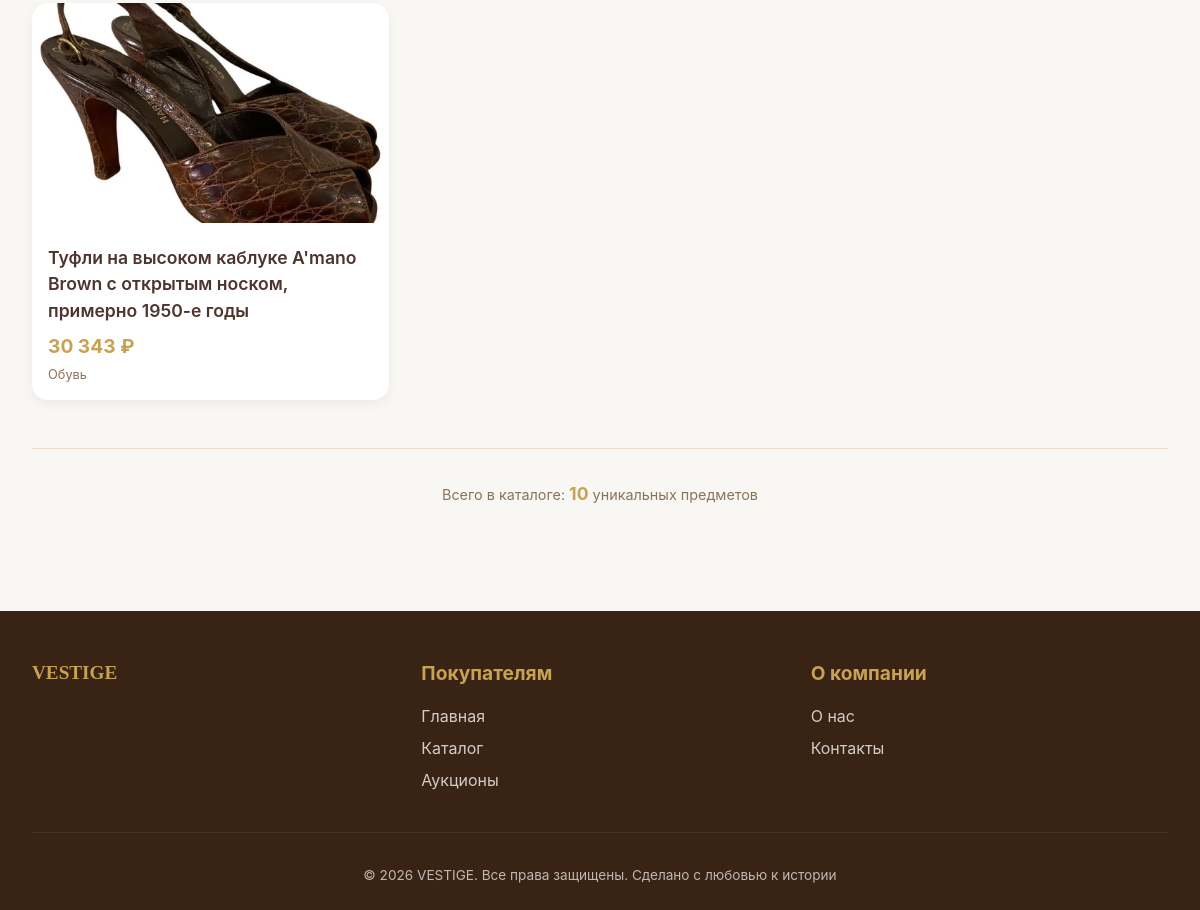
Before: / (lower part) with the older database file.
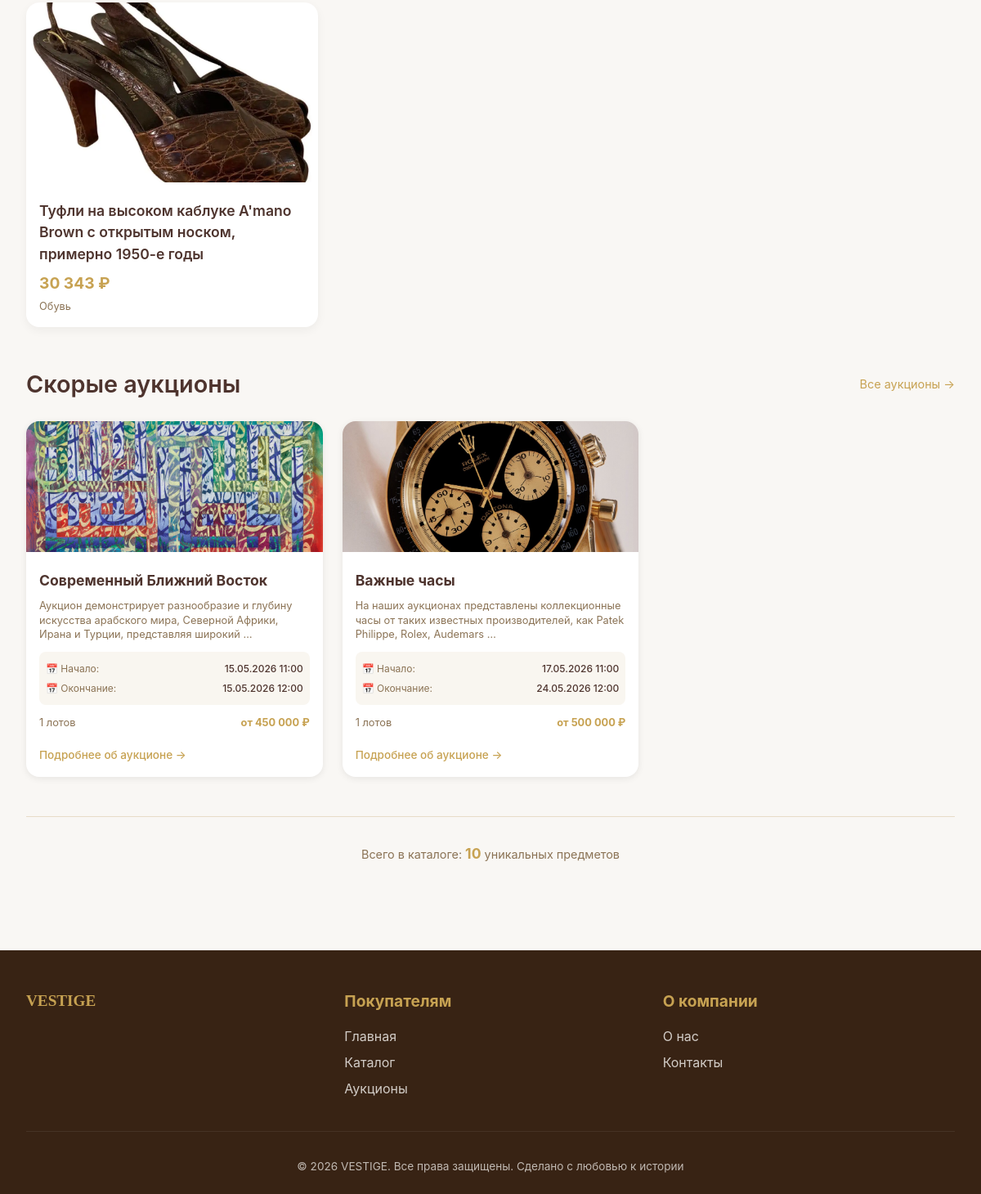
After: the same page with the newer database file.
### core/models.py (models this page shows, shortened)
class AntiqueItem(models.Model):
    class ConditionChoices(models.TextChoices):
        EXCELLENT = 'excellent', 'Отличное'
        GOOD = 'good', 'Хорошее'
        RESTORED = 'restored', 'С реставрацией'
    name = models.TextField(verbose_name='Название')
    description = models.TextField(verbose_name='Описание')
    price = models.DecimalField(max_digits=10, decimal_places=2, verbose_name='Цена')
    category = models.ForeignKey(
        Category,
        on_delete=models.CASCADE,
        related_name='items',
        verbose_name='Категория'
    )
    additional_categories = models.ManyToManyField(
        Category,
        blank=True,
        related_name='additional_items',
        verbose_name='Дополнительные категории'
    )
    era = models.CharField(max_length=100, blank=True, verbose_name='Эпоха')
    condition = models.CharField(
        max_length=20,
        choices=ConditionChoices.choices,
        default=ConditionChoices.GOOD,
        verbose_name='Состояние'
    )
    stock = models.PositiveIntegerField(default=0, verbose_name='Остаток')
    image = models.ImageField(upload_to='items/', blank=True, null=True, verbose_name='Изображение')
    certificate_pdf = models.FileField(
        upload_to='certificates/',
        blank=True,
        null=True,
        verbose_name='Сертификат (PDF)'
    )
    video_review_url = models.URLField(blank=True, null=True, verbose_name='Ссылка на видеообзор')
    created_at = models.DateTimeField(auto_now_add=True, verbose_name='Дата создания')
    updated_at = models.DateTimeField(auto_now=True, verbose_name='Дата обновления')
    objects = models.Manager()
    available = AvailableItemManager()
    history = HistoricalRecords(verbose_name='История изменений')
    class Meta:
        verbose_name = 'Антикварный предмет'
        verbose_name_plural = 'Антикварные предметы'
        ordering = ['-created_at']

class Category(models.Model):
    name = models.CharField(max_length=100, unique=True, verbose_name='Название')
    slug = models.SlugField(max_length=120, unique=True, verbose_name='Слаг')
    class Meta:
        verbose_name = 'Категория'
        verbose_name_plural = 'Категории'
        ordering = ['name']

class Auction(models.Model):
    class StatusChoices(models.TextChoices):
        UPCOMING = 'upcoming', 'Предстоящий'
        ACTIVE = 'active', 'Активный'
        COMPLETED = 'completed', 'Завершён'
        CANCELLED = 'cancelled', 'Отменён'
    title = models.CharField(max_length=200, verbose_name='Название аукциона')
    description = models.TextField(verbose_name='Описание')
    start_date = models.DateTimeField(verbose_name='Дата и время начала')
    end_date = models.DateTimeField(verbose_name='Дата и время окончания')
    status = models.CharField(
        max_length=20,
        choices=StatusChoices.choices,
        default=StatusChoices.UPCOMING,
        verbose_name='Статус'
    )
    image = models.ImageField(
        upload_to='auctions/',
        blank=True,
        null=True,
        verbose_name='Изображение аукциона'
    )
    created_at = models.DateTimeField(auto_now_add=True, verbose_name='Дата создания')
    updated_at = models.DateTimeField(auto_now=True, verbose_name='Дата обновления')
    class Meta:
        verbose_name = 'Аукцион'
        verbose_name_plural = 'Аукционы'
        ordering = ['-start_date']

class AuctionLot(models.Model):
    auction = models.ForeignKey(
        Auction,
        on_delete=models.CASCADE,
        related_name='lots',
        verbose_name='Аукцион'
    )
    antique_item = models.ForeignKey(
        AntiqueItem,
        on_delete=models.CASCADE,
        related_name='auction_lots',
        verbose_name='Антикварный предмет'
    )
    starting_price = models.DecimalField(
        max_digits=10,
        decimal_places=2,
        verbose_name='Стартовая цена'
    )
    order = models.PositiveIntegerField(default=0, verbose_name='Порядок отображения')
    class Meta:
        verbose_name = 'Лот аукциона'
        verbose_name_plural = 'Лоты аукционов'
        ordering = ['order', 'id']

### core/views.py (the view, shortened to what this page needs)
# urls.py: path('', views.home_view, name='home'),
def home_view(request):
    search_query = request.GET.get('search', '')
    search_results = None
    search_count = 0
    viewed_ids = request.session.get('recently_viewed', [])
    recently_viewed = AntiqueItem.objects.filter(
        id__in=viewed_ids,
        stock__gt=0
    )[:4]
    all_items = AntiqueItem.objects.all()
    stats = all_items.aggregate(
        total_count=Count('id'),
        avg_price=Avg('price'),
        total_stock=Sum('stock')
    )
    user_orders = []
    user_id = request.session.get('user_id')
    if user_id:
        user_orders = Order.objects.filter(
            user_id=user_id
        ).select_related('user').prefetch_related('items__antique_item').order_by('-created_at')[:3]
    upcoming_auctions = Auction.objects.filter(
        start_date__gt=timezone.now(),
        status__in=['upcoming', 'active']
    ).exclude(status='cancelled').prefetch_related(
        'lots__antique_item'
    ).order_by('start_date')[:3]
    context = {
        'recently_viewed': recently_viewed,
        'user_orders': user_orders,
        'is_authenticated': bool(user_id),
        'stats': stats,
        'search_query': search_query,
        'search_results': search_results,
        'search_count': search_count,
        'upcoming_auctions': upcoming_auctions,
    }
    return render(request, 'core/home.html', context)

### core/context_processors.py (called while the page is built)
def user_context(request):
    return {
        'session_user': {
            'id': request.session.get('user_id'),
            'email': request.session.get('user_email'),
            'name': request.session.get('user_name'),
            'is_authenticated': request.session.get('user_id') is not None,
        }
    }

### core/managers.py (called while the page is built)
    def in_stock(self):
        return self.filter(stock__gt=0).order_by('-created_at')

### core/templatetags/custom_tags.py (called while the page is built)
@register.filter
def currency(value):
    if value is None:
        return "0 ₽"
    try:
        return f"{float(value):,.0f} ₽".replace(",", " ")
    except (ValueError, TypeError):
        return f"{value} ₽"

@register.simple_tag
def get_new_items(limit=3):
    return AntiqueItem.available.in_stock()[:limit]

### core/templates/core/home.html (shortened to what this page needs)
{% extends 'core/base.html' %}
{% load custom_tags %}
{% block content %}
<div class="container">
    <div class="new-section">
        <div class="items-scroll">
            {% get_new_items 4 as new_items %}
            {% for item in new_items %}
                <a href="{% url 'core:item_detail' item.id %}" class="product-card">
                    {% if item.image %}
                        <img src="{{ item.image.url }}" class="product-image" alt="{{ item.name }} — антикварный предмет, {{ item.category.name }}, цена {{ item.price|currency }}">
                    {% else %}
                        <div class="product-image" style="background: #e0d8cc; display: flex; align-items: center; justify-content: center;" aria-hidden="true">📷</div>
                    {% endif %}
                    <div class="product-info">
                        <div class="product-title">{{ item.name }}</div>
                        <div class="product-price">{{ item.price|currency }}</div>
                        <div class="product-category">{{ item.category.name }}</div>
                    </div>
                </a>
            {% empty %}
                <div class="empty-message">Товаров пока нет</div>
            {% endfor %}
        </div>
    </div>
    {% if upcoming_auctions %}
    <div class="auctions-section">
        <h2 class="section-title">
            <span>Скорые аукционы</span>
            <a href="{% url 'core:auctions' %}" class="section-link">Все аукционы →</a>
        </h2>
        <div class="upcoming-auctions-grid">
            {% for auction in upcoming_auctions %}
            <div class="auction-card-home">
                {% if auction.image %}
                    <img src="{{ auction.image.url }}" alt="Аукцион «{{ auction.title }}»" class="auction-home-image">
                {% else %}
                    <div class="auction-home-image-placeholder" aria-hidden="true">🎯</div>
                {% endif %}
                <div class="auction-home-info">
                    <h3 class="auction-home-title">{{ auction.title }}</h3>
                    <p class="auction-home-description">{{ auction.description|truncatewords:15 }}</p>
                    <div class="auction-home-dates">
                        <div class="auction-home-date">
                            <span class="date-label">📅 Начало:</span>
                            <span class="date-value">{{ auction.start_date|date:"d.m.Y H:i" }}</span>
                        </div>
                        <div class="auction-home-date">
                            <span class="date-label">📅 Окончание:</span>
                            <span class="date-value">{{ auction.end_date|date:"d.m.Y H:i" }}</span>
                        </div>
                    </div>
                    <div class="auction-home-meta">
                        <span class="lots-count">{{ auction.lots.count }} лотов</span>
                        {% if auction.lots.first %}
                        <span class="starting-price">от {{ auction.lots.first.starting_price|currency }}</span>
                        {% endif %}
                    </div>
                    <a href="{% url 'core:auction_detail' auction.id %}" class="auction-home-link">
                        Подробнее об аукционе →
                    </a>
                </div>
            </div>
            {% endfor %}
        </div>
    </div>
    {% endif %}
    <div class="total-items-footer">
        Всего в каталоге: <strong>{{ stats.total_count|default:0 }}</strong> уникальных предметов
    </div>
</div>
{% endblock %}

Changed rows visible on the page:
now on this page (row edited): Auction: image (picture), title "Современный Ближний Восток", description "Аукцион демонстрирует разнообразие и глубину искусства арабского мира, Северной Африки, Ирана и Турции, представляя широкий …", start_date "15.05.2026 11:00", end_date "15.05.2026 12:00", lots.count "1", lots.first.starting_price "450 000 ₽"
now on this page (row edited): Auction: image (picture), title "Важные часы", description "На наших аукционах представлены коллекционные часы от таких известных производителей, как Patek Philippe, Rolex, Audemars …", start_date "17.05.2026 11:00", end_date "24.05.2026 12:00", lots.count "1", lots.first.starting_price "500 000 ₽"
Other visible differences:
text now shown: "Скорые аукционы Все аукционы →"
